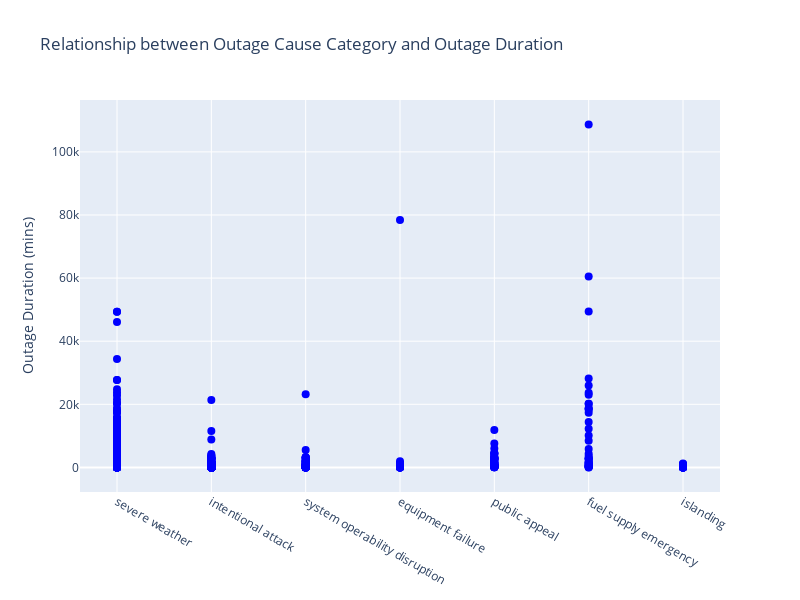

Notebook source saved alongside this figure:
### Markdown cell above
### Analysis 3) Outage Cause Category vs Outage Duration

### Code cell
df3 = df_interest[['CAUSE.CATEGORY', 'OUTAGE.DURATION']]
average_outage_duration = df3.groupby('CAUSE.CATEGORY')['OUTAGE.DURATION'].median().sort_values(ascending=False)
print(f"AVG.DURATION by CAUSE.CATEGORY: {average_outage_duration}")
labels = {
    'title': 'Relationship between Outage Cause Category and Outage Duration',
     'xtitle': 'Outage Cause Category',
     'ytitle': 'Outage Duration (mins)',
     }
f3 = gen_uni_scatter(df3['CAUSE.CATEGORY'], df3['OUTAGE.DURATION'], labels)
f3.show()
fig.write_html('fig3.html', include_plotlyjs='cdn')

### Figure 1 — Plotly figure (JSON) as saved in the notebook; plotly's stock layout.template omitted (floating-point values rounded to 4 significant figures; data arrays with more than 128 entries replaced by an {"elided": "..."} marker saying what was removed)
{"data": [{"marker": {"color": "blue", "size": 8}, "mode": "markers", "name": "Power Outages", "type": "scatter", "x": {"elided": "1534 str values"}, "y": {"elided": "1534 int values"}}], "layout": {"height": 600, "title": {"text": "Relationship between Outage Cause Category and Outage Duration"}, "width": 800, "xaxis": {"autorange": true, "range": [-0.3922, 6.392], "type": "category"}, "yaxis": {"autorange": true, "range": [-7825.0, 116500.0], "title": {"text": "Outage Duration (mins)"}, "type": "linear"}}}
